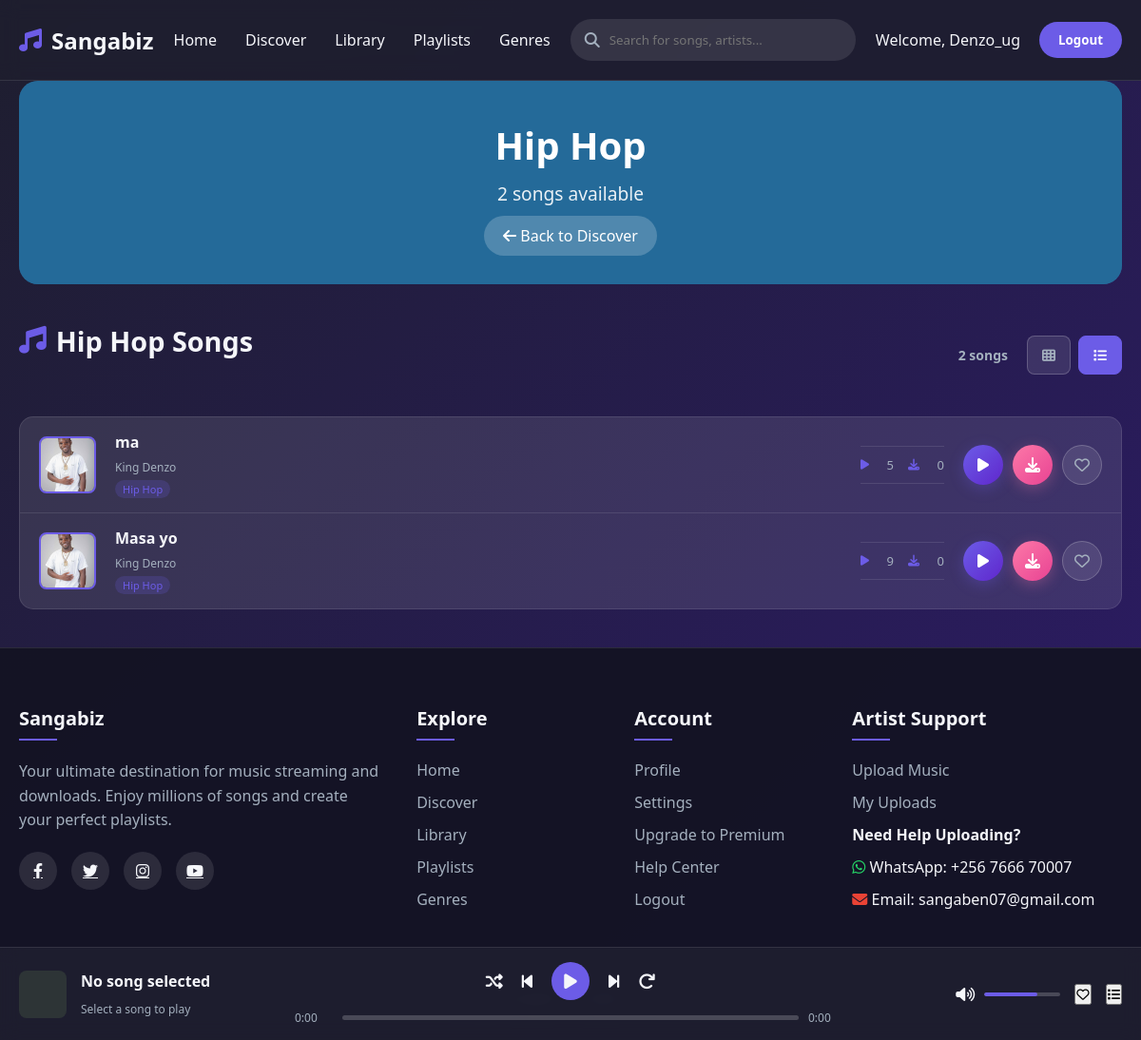
The app's page /genre/3/ (signed in) with its own data.
### music/models.py (models this page shows, shortened)
class Genre(models.Model):
    name = models.CharField(max_length=100)
    color = models.CharField(max_length=7, default='#6c5ce7')  # Hex color

class Song(models.Model):
    title = models.CharField(max_length=200)
    artist = models.ForeignKey(Artist, on_delete=models.CASCADE, related_name='songs')
    genre = models.ForeignKey(Genre, on_delete=models.CASCADE)
    audio_file = models.FileField(
        upload_to='songs/',
        validators=[FileExtensionValidator(allowed_extensions=['mp3', 'wav', 'ogg'])]
    )
    cover_image = models.ImageField(upload_to='covers/', blank=True, null=True)
    duration = models.PositiveIntegerField(help_text="Duration in seconds")
    upload_date = models.DateTimeField(auto_now_add=True)
    plays = models.PositiveIntegerField(default=0)
    downloads = models.PositiveIntegerField(default=0)
    is_approved = models.BooleanField(default=False)  # For moderation
    is_featured = models.BooleanField(default=False)
    class Meta:
        ordering = ['-upload_date']

class Artist(models.Model):
    user = models.OneToOneField(
        User,
        on_delete=models.CASCADE,
        related_name='artist_profile'
    )
    name = models.CharField(max_length=200)
    bio = models.TextField(blank=True, null=True)
    image = models.ImageField(upload_to='artists/', blank=True, null=True)
    genre = models.ForeignKey('Genre', on_delete=models.SET_NULL, null=True, blank=True)
    website = models.URLField(blank=True, null=True)
    is_verified = models.BooleanField(default=False)
    created_at = models.DateTimeField(auto_now_add=True)
    updated_at = models.DateTimeField(auto_now=True)
    objects = ArtistManager()
    class Meta:
        constraints = [
            models.UniqueConstraint(fields=['user'], name='unique_artist_user')
        ]

### music/views.py (the view)
# urls.py: path('genre/<int:genre_id>/', views.genre_songs, name='genre_songs'),
def genre_songs(request, genre_id):
    genre = get_object_or_404(Genre, id=genre_id)
    songs = Song.objects.filter(genre=genre)
    context = {
        'genre': genre,
        'songs': songs,
    }
    return render(request, 'genre_songs.html', context)

### music/templates/genre_songs.html (shortened to what this page needs)
{% extends 'base.html' %}
{% load static %}
{% block content %}
<div class="container">
    <section class="genre-header" style="margin-bottom: 40px;">
        <div class="genre-hero" style="background: {{ genre.color|default:'linear-gradient(135deg, #6c5ce7, #fd79a8)' }}; padding: 40px; border-radius: 20px; text-align: center; color: white; position: relative; overflow: hidden;">
            <div style="position: absolute; top: 0; left: 0; right: 0; bottom: 0; background: rgba(0,0,0,0.3);"></div>
            <div style="position: relative; z-index: 1;">
                <h1 style="font-size: 2.5rem; margin-bottom: 10px; font-weight: 700;">{{ genre.name }}</h1>
                <p style="font-size: 1.2rem; opacity: 0.9; margin-bottom: 20px;">{{ songs.count }} songs available</p>
                <a href="{% url 'discover' %}" class="back-to-discover" style="color: white; text-decoration: none; background: rgba(255,255,255,0.2); padding: 10px 20px; border-radius: 25px; transition: var(--transition);">
                    <i class="fas fa-arrow-left"></i> Back to Discover
                </a>
            </div>
        </div>
    </section>
    <section class="genre-songs-section">
        <div class="section-header">
            <h2 class="section-title">
                <i class="fas fa-music"></i>
                {{ genre.name }} Songs
            </h2>
            <div class="view-controls">
                <span id="results-count" class="results-count">{{ songs.count }} songs</span>
                <div class="view-buttons">
                    <button id="grid-view" class="view-btn" onclick="toggleView('grid')" title="Grid View">
                        <i class="fas fa-th"></i>
                    </button>
                    <button id="list-view" class="view-btn active" onclick="toggleView('list')" title="List View">
                        <i class="fas fa-list"></i>
                    </button>
                </div>
            </div>
        </div>
        <div id="list-view-container" class="mdundo-song-list">
            {% for song in songs %}
            <div class="mdundo-song-item" data-song-id="{{ song.id }}">
                <div class="song-image">
                    <img src="{% if song.cover_image %}{{ song.cover_image.url }}{% else %}{% static 'images/default-cover.jpg' %}{% endif %}"
                         alt="{{ song.title }}"
                         onerror="this.src='{% static 'images/default-cover.jpg' %}'"
                         loading="lazy">
                </div>
                <div class="song-details">
                    <div class="song-title-artist">
                        <h4 class="song-title">{{ song.title }}</h4>
                        <p class="song-artist">{{ song.artist.name }}</p>
                    </div>
                    <div class="song-meta-info">
                        <span class="song-genre">{{ song.genre.name }}</span>
                    </div>
                </div>
                <div class="song-stats">
                    <div class="stat">
                        <i class="fas fa-play"></i>
                        <span class="stat-count">{{ song.plays }}</span>
                    </div>
                    <div class="stat">
                        <i class="fas fa-download"></i>
                        <span class="stat-count">{{ song.downloads }}</span>
                    </div>
                </div>
                <div class="song-actions">
                    <button class="mdundo-play-btn" onclick="playSongFromCard({{ song.id }})" title="Play">
                        <i class="fas fa-play"></i>
                    </button>
                    <button class="mdundo-download-btn" onclick="downloadSong({{ song.id }}, this)" title="Download">
                        <i class="fas fa-download"></i>
                    </button>
                    {% if user.is_authenticated %}
                    <button class="mdundo-like-btn" onclick="likeSong({{ song.id }}, this)" title="Like">
                        <i class="far fa-heart"></i>
                    </button>
                    {% endif %}
                </div>
            </div>
            {% empty %}
            <div class="no-results" style="display: block;">
                <i class="fas fa-music"></i>
                <h3>No songs found in this genre</h3>
                <p>Check back later for new {{ genre.name }} songs</p>
            </div>
            {% endfor %}
        </div>
    </section>
</div>
{% endblock %}

### music/templates/base.html (shortened to what this page needs)
{% load static %}
<!DOCTYPE html>
<html lang="en">
<head>
    <link rel="stylesheet" href="https://cdnjs.cloudflare.com/ajax/libs/font-awesome/6.4.0/css/all.min.css">
</head>
<body>
    <header>
        <div class="container">
            <nav class="navbar">
                <div class="logo">
                    <i class="fas fa-music"></i>
                    <span>Sangabiz</span>
                </div>
                <div class="nav-links">
                    <a href="{% url 'home' %}" class="{% if request.resolver_match.url_name == 'home' %}active{% endif %}">Home</a>
                    <a href="{% url 'discover' %}" class="{% if request.resolver_match.url_name == 'discover' %}active{% endif %}">Discover</a>
                    <a href="{% url 'library' %}" class="{% if request.resolver_match.url_name == 'library' %}active{% endif %}">Library</a>
                    <a href="{% url 'playlists' %}" class="{% if request.resolver_match.url_name == 'playlists' %}active{% endif %}">Playlists</a>
                    <a href="{% url 'genres' %}" class="{% if request.resolver_match.url_name == 'genres' %}active{% endif %}">Genres</a>
                </div>
                <div class="search-bar">
                    <i class="fas fa-search"></i>
                    <input type="text" id="search-input" placeholder="Search for songs, artists..." onkeypress="handleSearchKeypress(event)">
                </div>
                <div class="user-actions">
                    {% if user.is_authenticated %}
                        <span class="user-welcome">Welcome, {{ user.username }}</span>
                        <form method="post" action="{% url 'logout' %}" style="display: inline;">
                            <button type="submit" id="logout-btn">Logout</button>
                        </form>
                    {% else %}
                        <button id="signup-btn">Sign Up</button>
                        <button id="login-btn">Login</button>
                    {% endif %}
                </div>
            </nav>
        </div>
    </header>
    <main>
        {% block content %}
        {% endblock %}
    </main>
    <div class="player-section">
        <div class="container">
            <div class="player-container">
                <div class="song-info">
                    <div class="song-thumb" id="current-song-thumb"></div>
                    <div class="song-details">
                        <h4 id="current-song-title">No song selected</h4>
                        <p id="current-song-artist">Select a song to play</p>
                    </div>
                </div>
                <div class="player-controls">
                    <div class="control-buttons">
                        <button id="shuffle-btn"><i class="fas fa-random"></i></button>
                        <button id="prev-btn"><i class="fas fa-step-backward"></i></button>
                        <button class="play-pause" id="play-pause-btn"><i class="fas fa-play"></i></button>
                        <button id="next-btn"><i class="fas fa-step-forward"></i></button>
                        <button id="repeat-btn"><i class="fas fa-redo"></i></button>
                    </div>
                    <div class="progress-container">
                        <span class="time" id="current-time">0:00</span>
                        <div class="progress-bar" id="progress-bar">
                        </div>
                        <span class="time" id="duration">0:00</span>
                    </div>
                </div>
                <div class="player-actions">
                    <div class="volume-control">
                        <i class="fas fa-volume-up" id="volume-icon"></i>
                        <div class="volume-bar" id="volume-bar">
                            <div class="volume-level" id="volume-level"></div>
                        </div>
                    </div>
                    <button id="like-btn"><i class="far fa-heart"></i></button>
                    <button id="queue-btn"><i class="fas fa-list"></i></button>
                </div>
            </div>
        </div>
    </div>
<footer>
    <div class="container">
        <div class="footer-content">
            <div class="footer-column">
                <h3>Sangabiz</h3>
                <p>Your ultimate destination for music streaming and downloads. Enjoy millions of songs and create your perfect playlists.</p>
                <div class="social-links">
                    <a href="#"><i class="fab fa-facebook-f"></i></a>
                    <a href="#"><i class="fab fa-twitter"></i></a>
                    <a href="#"><i class="fab fa-instagram"></i></a>
                    <a href="#"><i class="fab fa-youtube"></i></a>
                </div>
            </div>
            <div class="footer-column">
                <h3>Explore</h3>
                <ul>
                    <li><a href="{% url 'home' %}">Home</a></li>
                    <li><a href="{% url 'discover' %}">Discover</a></li>
                    <li><a href="{% url 'library' %}">Library</a></li>
                    <li><a href="{% url 'playlists' %}">Playlists</a></li>
                    <li><a href="{% url 'genres' %}">Genres</a></li>
                </ul>
            </div>
            <div class="footer-column">
                <h3>Account</h3>
                <ul>
                    <li><a href="#">Profile</a></li>
                    <li><a href="#">Settings</a></li>
                    <li><a href="#">Upgrade to Premium</a></li>
                    <li><a href="#">Help Center</a></li>
                    <li><a href="{% url 'logout' %}">Logout</a></li>
                </ul>
            </div>
            <div class="footer-column">
                <h3>Artist Support</h3>
                <ul>
                    <li><a href="{% url 'upload_music' %}">Upload Music</a></li>
                    <li><a href="{% url 'my_uploads' %}">My Uploads</a></li>
                    <li><strong>Need Help Uploading?</strong></li>
                    <li><i class="fab fa-whatsapp"></i> WhatsApp: +256 7666 70007</li>
                    <li><i class="fas fa-envelope"></i> Email: sangaben07@gmail.com</li>
                </ul>
            </div>
        </div>
        <div class="copyright">
            <p>&copy; 2023 Sangabiz. All rights reserved.</p>
        </div>
    </div>
</footer>
</body>
</html>

### music/templates/genre_songs.html (style rules this page uses)
.genre-hero { background: linear-gradient(135deg, var(--primary), var(--secondary)); }
.section-header { display: flex; justify-content: space-between; align-items: center; margin-bottom: 30px; flex-wrap: wrap; gap: 20px; }
.section-title { font-size: 1.8rem; font-weight: 700; color: var(--light); display: flex; align-items: center; gap: 10px; }
.section-title i { color: var(--primary); }
.view-controls { display: flex; gap: 20px; align-items: center; }
.results-count { color: var(--gray); font-size: 14px; font-weight: 600; }
.view-buttons { display: flex; gap: 8px; }
.view-btn { background: rgba(255,255,255,0.1); border: 1px solid rgba(255,255,255,0.2); color: var(--gray); padding: 10px 15px; border-radius: 8px; cursor: pointer; transition: var(--transition); font-size: 14px; }
.view-btn.active { background: var(--primary); color: white; border-color: var(--primary); }
.mdundo-song-list { background: var(--card-bg); border-radius: 15px; border: 1px solid rgba(255,255,255,0.1); overflow: hidden; margin-bottom: 40px; }
.mdundo-song-item { display: flex; align-items: center; padding: 15px 20px; border-bottom: 1px solid rgba(255,255,255,0.1); transition: var(--transition); cursor: pointer; gap: 20px; }
.mdundo-song-item:last-child { border-bottom: none; }
.song-image { width: 60px; height: 60px; border-radius: 8px; overflow: hidden; flex-shrink: 0; border: 2px solid var(--primary); background: rgba(255,255,255,0.1); display: flex; align-items: center; justify-content: center; }
.song-image img { width: 100%; height: 100%; object-fit: cover; }
.song-details { flex: 1; min-width: 0; display: flex; flex-direction: column; gap: 5px; }
.song-title-artist { display: flex; flex-direction: column; gap: 2px; }
.song-title { font-size: 16px; font-weight: 600; margin: 0; color: var(--light); white-space: nowrap; overflow: hidden; text-overflow: ellipsis; }
.song-artist { font-size: 14px; color: var(--primary); margin: 0; font-weight: 500; white-space: nowrap; overflow: hidden; text-overflow: ellipsis; }
.song-meta-info { display: flex; gap: 15px; font-size: 12px; color: var(--gray-light); }
.song-genre { background: rgba(108, 92, 231, 0.2); color: var(--primary); padding: 2px 8px; border-radius: 10px; font-size: 11px; font-weight: 500; }
.song-stats { display: flex; gap: 20px; margin: 0 20px; }
.stat { display: flex; align-items: center; gap: 6px; font-size: 13px; color: var(--gray); font-weight: 500; }
.stat i { font-size: 12px; color: var(--primary); }
.stat-count { min-width: 20px; text-align: right; }
.song-actions { display: flex; gap: 10px; align-items: center; }
.mdundo-play-btn, .mdundo-download-btn, .mdundo-like-btn { border: none; cursor: pointer; transition: var(--transition); font-size: 16px; padding: 10px; border-radius: 50%; display: flex; align-items: center; justify-content: center; width: 42px; height: 42px; }
.mdundo-play-btn { background: linear-gradient(135deg, var(--primary), #5f27cd); color: white; box-shadow: 0 4px 15px rgba(108, 92, 231, 0.3); }
.mdundo-download-btn { background: linear-gradient(135deg, var(--secondary), #e84393); color: white; box-shadow: 0 4px 15px rgba(253, 121, 168, 0.3); }
.mdundo-like-btn { background: rgba(255,255,255,0.1); color: var(--gray); border: 1px solid rgba(255,255,255,0.2); }
.song-stats { display: flex; gap: 15px; margin: 15px 0; padding: 10px 0; border-top: 1px solid rgba(255,255,255,0.1); border-bottom: 1px solid rgba(255,255,255,0.1); }

### records on screen
Genre: name "Hip Hop"
Song: cover_image (picture), title "ma", artist.name "King Denzo", genre.name "Hip Hop", plays "5", downloads "0"
Song: cover_image (picture), title "Masa yo", artist.name "King Denzo", genre.name "Hip Hop", plays "9", downloads "0"

### other values on screen
{{ user.username }} "Denzo_ug"
{{ songs.count }} "2"
